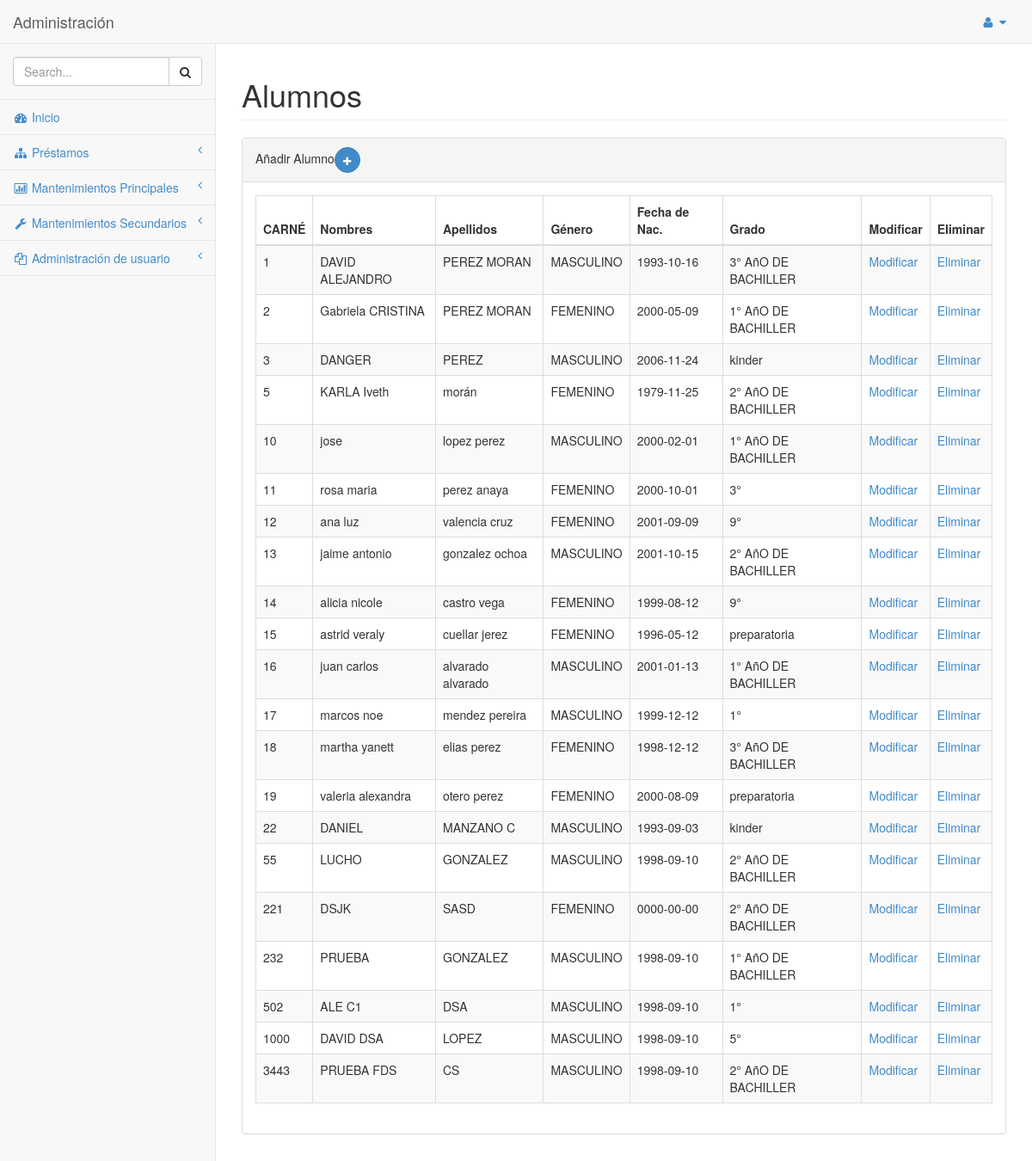
Screenshot of /SYSTEM/library_system/mantenimientos/principales/alumnos.php (signed in) with the database file from the repository.
### tables this page shows
CREATE TABLE `alumno` (
  `CARNET` int(11) NOT NULL DEFAULT '0',
  `PRIMER_NOMBRE` varchar(15) DEFAULT NULL,
  `SEGUNDO_NOMBRE` varchar(15) DEFAULT NULL,
  `PRIMER_APELLIDO` varchar(15) DEFAULT NULL,
  `SEGUNDO_APELLIDO` varchar(15) DEFAULT NULL,
  `DIRECCION` varchar(50) DEFAULT NULL,
  `FECHA` date DEFAULT NULL COMMENT 'Fecha de nacimiento\r\n',
  `SEXO` tinyint(1) DEFAULT NULL,
  `GRADO_CODIGO_GRADO` int(11) NOT NULL,
  `ENCARGADO_ALUMNOS_CODIGO_ENCARGADO` int(11) DEFAULT NULL,
  `DEPARTAMENTO_ID_DEPARTAMENTO` int(11) NOT NULL,
  `MUNICIPIO_ID_MUNICIPIO` int(11) NOT NULL
);

CREATE TABLE `grado` (
  `CODIGO_GRADO` int(11) NOT NULL,
  `DESCRIPCION_GRADO` varchar(100) DEFAULT NULL
);

### SYSTEM/library_system/clases/conexion/clDML.php (called while the page is built, shortened)
<?php
class clDML
{
    public function conectar($hostname, $username,$password, $database){
        $mysqli = new mysqli($hostname, $username,$password, $database);
        if ($mysqli -> connect_errno) {
        die( "Fallo la conexión a MySQL: (" . $mysqli -> mysqli_connect_errno()
        . ") " . $mysqli -> mysqli_connect_error());
        return $mysqli;
        }
        else{
            return $mysqli;
        }
    }
    public function get_list($query)
    {
        $connection = $this->conectar(DB_HOST,DB_USER,DB_PASS,DB_NAME,DB_CHARSET);
        $result = $connection->query($query);
        if($result){
            $users = $result->fetch_all(MYSQLI_ASSOC);
        }else{
            $users = [];
        }
        return $users;
    }
}
?>

### SYSTEM/library_system/clases/conexion/mto_alumno.php (called while the page is built, shortened)
<?php
require_once "clDML.php";
class mto_alumno extends clDML
{
    public function get_alumnos()
    {
        $query = "SELECT a.CARNET,CONCAT(a.PRIMER_NOMBRE,' ',a.SEGUNDO_NOMBRE) As NOMBRES,CONCAT(a.PRIMER_APELLIDO,' ', a.SEGUNDO_APELLIDO) AS APELLIDOS, ";
        $query .= "a.DIRECCION,a.FECHA,IF(a.SEXO = 1,'FEMENINO','MASCULINO') AS SEXO,g.DESCRIPCION_GRADO As GRADO  FROM ALUMNO a ";
        $query .= "INNER JOIN GRADO g ON g.CODIGO_GRADO = a.GRADO_CODIGO_GRADO; ";
        $conn = new clDML();
        $users = $conn->get_list($query);
        return $users;
    }
}
?>

### SYSTEM/library_system/mantenimientos/principales/alumnos.php (the view, shortened to what this page needs)
<?php
require_once "../../clases/conexion/mto_alumno.php";
if(isset($_SESSION['usr']) && isset($_SESSION['cod_usr'])){
   $clMto_Alumno = new mto_alumno();
}else{
    header('location: ../../login.php');
}
?>
<!DOCTYPE html>
<html>
<head>
    <link href="../../css/bootstrap.min.css" rel="stylesheet">
    <link href="../../font-awesome/css/font-awesome.css" rel="stylesheet">
    <link href="../../css/plugins/morris/morris-0.4.3.min.css" rel="stylesheet">
    <link href="../../css/plugins/timeline/timeline.css" rel="stylesheet">
    <link href="../../css/sb-admin.css" rel="stylesheet">
</head>
<body>
    <div id="wrapper">
        <nav class="navbar navbar-default navbar-fixed-top" role="navigation" style="margin-bottom: 0">
            <div class="navbar-header">
                <a class="navbar-brand" href="index.html">Administración</a>
            </div>
            <ul class="nav navbar-top-links navbar-right">
                <li class="dropdown">
                    <a class="dropdown-toggle" data-toggle="dropdown" href="#">
                        <i class="fa fa-user fa-fw"></i>  <i class="fa fa-caret-down"></i>
                    </a>
                </li>
            </ul>
           <div class="navbar-default navbar-static-side" role="navigation">
                <div class="sidebar-collapse">
                    <ul class="nav" id="side-menu">
                        <li class="sidebar-search">
                            <div class="input-group custom-search-form">
                                <input type="text" class="form-control" placeholder="Search...">
                                <span class="input-group-btn">
                                <button class="btn btn-default" type="button">
                                    <i class="fa fa-search"></i>
                                </button>
                            </span>
                            </div>
                        </li>
                       <?php include '../../menu.php';?>
                    </ul>
                </div>
            </div>
        </nav>
        <div id="page-wrapper">
            <div class="row">
                <div class="col-lg-12">
                    <h1 class="page-header">Alumnos</h1>
                </div>
            </div>
            <div class="row">
                <div class="col-lg-12">
                    <div class="panel panel-default">
                        <div class="panel-heading">
                            Añadir Alumno<a class="btn btn-primary btn-circle" href="alumnos_ingresar.php"><i class="fa fa-plus"></i></a>
                        </div>
                        <div class="panel-body">
                            <div class="table-responsive">
                                <table class="table table-striped table-bordered table-hover" id="dataTables-example">
                                     <thead>
                                        <tr>
                                            <th>CARNÉ</th>
                                            <th>Nombres</th>
                                            <th>Apellidos</th>
                                            <th>Género</th>
                                            <th>Fecha de Nac.</th>
                                            <th>Grado</th>
                                            <th>Modificar</th>
                                            <th>Eliminar</th>
                                        </tr>
                                    </thead>
                                     <?php
                                        $a_alumnos = $clMto_Alumno->get_alumnos();
                                        foreach ($a_alumnos as $row): ?>
                                            <tr>
                                                <td><?php echo $row['CARNET']; ?></td>
                                                <td><?php echo $row['NOMBRES']; ?></td>
                                                <td><?php echo $row['APELLIDOS']; ?></td>
                                                <td><?php echo $row['SEXO']; ?></td>
                                                <td><?php echo $row['FECHA']; ?></td>
                                                <td><?php echo $row['GRADO']; ?></td>
                                                <td><a href="alumnos_ingresar.php?codigo=<?php echo $row['CARNET']; ?>">Modificar</a></td>
                                                <td><a href="alumnos.php?codigo=<?php echo $row['CARNET']; ?>">Eliminar</a></td>
                                            </tr>
                                    <?php endforeach ?>
                                </table>
                            </div>
                        </div>
                    </div>
                </div>
            </div>
        </div>
    </div>
</body>
</html>

### SYSTEM/library_system/css/sb-admin.css (style rules this page uses)
body { padding-top: 100px; background-color: #f8f8f8; }
@media (min-width:768px) { body { padding-top: 50px; } }
#wrapper { width: 100%; }
#page-wrapper { padding: 0 15px; min-height: 568px; background-color: #fff; }
@media (min-width:768px) { #page-wrapper { position: inherit; margin: 0 0 0 250px; padding: 0 30px; min-height: 1300px; border-left: 1px solid #e7e7e7; } }
.navbar-top-links li { display: inline-block; }
.navbar-top-links li:last-child { margin-right: 15px; }
.navbar-top-links li a { padding: 15px; min-height: 50px; }
.navbar-static-side ul li { border-bottom: 1px solid #e7e7e7; }
.sidebar-search { padding: 15px; }
@media (min-width:768px) { .navbar-static-side { z-index: 1; position: absolute; width: 250px; margin-top: 51px; } }
.btn-circle { width: 30px; height: 30px; padding: 6px 0; border-radius: 15px; text-align: center; font-size: 12px; line-height: 1.428571429; }

### rows the page displays
alumno: CARNET "1", NOMBRES "DAVID ALEJANDRO", APELLIDOS "PEREZ MORAN", SEXO "MASCULINO", FECHA "1993-10-16", GRADO_CODIGO_GRADO.DESCRIPCION_GRADO "3° AñO DE BACHILLER"
alumno: CARNET "2", NOMBRES "Gabriela CRISTINA", APELLIDOS "PEREZ MORAN", SEXO "FEMENINO", FECHA "2000-05-09", GRADO_CODIGO_GRADO.DESCRIPCION_GRADO "1° AñO DE BACHILLER"
alumno: CARNET "3", NOMBRES "DANGER", APELLIDOS "PEREZ", SEXO "MASCULINO", FECHA "2006-11-24", GRADO_CODIGO_GRADO.DESCRIPCION_GRADO "kinder"
alumno: CARNET "5", NOMBRES "KARLA Iveth", APELLIDOS "morán", SEXO "FEMENINO", FECHA "1979-11-25", GRADO_CODIGO_GRADO.DESCRIPCION_GRADO "2° AñO DE BACHILLER"
alumno: CARNET "10", NOMBRES "jose", APELLIDOS "lopez perez", SEXO "MASCULINO", FECHA "2000-02-01", GRADO_CODIGO_GRADO.DESCRIPCION_GRADO "1° AñO DE BACHILLER"
alumno: CARNET "11", NOMBRES "rosa maria", APELLIDOS "perez anaya", SEXO "FEMENINO", FECHA "2000-10-01", GRADO_CODIGO_GRADO.DESCRIPCION_GRADO "3°"
alumno: CARNET "12", NOMBRES "ana luz", APELLIDOS "valencia cruz", SEXO "FEMENINO", FECHA "2001-09-09", GRADO_CODIGO_GRADO.DESCRIPCION_GRADO "9°"
alumno: CARNET "13", NOMBRES "jaime antonio", APELLIDOS "gonzalez ochoa", SEXO "MASCULINO", FECHA "2001-10-15", GRADO_CODIGO_GRADO.DESCRIPCION_GRADO "2° AñO DE BACHILLER"
alumno: CARNET "14", NOMBRES "alicia nicole", APELLIDOS "castro vega", SEXO "FEMENINO", FECHA "1999-08-12", GRADO_CODIGO_GRADO.DESCRIPCION_GRADO "9°"
alumno: CARNET "15", NOMBRES "astrid veraly", APELLIDOS "cuellar jerez", SEXO "FEMENINO", FECHA "1996-05-12", GRADO_CODIGO_GRADO.DESCRIPCION_GRADO "preparatoria"
alumno: CARNET "16", NOMBRES "juan carlos", APELLIDOS "alvarado alvarado", SEXO "MASCULINO", FECHA "2001-01-13", GRADO_CODIGO_GRADO.DESCRIPCION_GRADO "1° AñO DE BACHILLER"
alumno: CARNET "17", NOMBRES "marcos noe", APELLIDOS "mendez pereira", SEXO "MASCULINO", FECHA "1999-12-12", GRADO_CODIGO_GRADO.DESCRIPCION_GRADO "1°"
alumno: CARNET "18", NOMBRES "martha yanett", APELLIDOS "elias perez", SEXO "FEMENINO", FECHA "1998-12-12", GRADO_CODIGO_GRADO.DESCRIPCION_GRADO "3° AñO DE BACHILLER"
alumno: CARNET "19", NOMBRES "valeria alexandra", APELLIDOS "otero perez", SEXO "FEMENINO", FECHA "2000-08-09", GRADO_CODIGO_GRADO.DESCRIPCION_GRADO "preparatoria"
alumno: CARNET "22", NOMBRES "DANIEL", APELLIDOS "MANZANO C", SEXO "MASCULINO", FECHA "1993-09-03", GRADO_CODIGO_GRADO.DESCRIPCION_GRADO "kinder"
alumno: CARNET "55", NOMBRES "LUCHO", APELLIDOS "GONZALEZ", SEXO "MASCULINO", FECHA "1998-09-10", GRADO_CODIGO_GRADO.DESCRIPCION_GRADO "2° AñO DE BACHILLER"
alumno: CARNET "221", NOMBRES "DSJK", APELLIDOS "SASD", SEXO "FEMENINO", FECHA "0000-00-00", GRADO_CODIGO_GRADO.DESCRIPCION_GRADO "2° AñO DE BACHILLER"
alumno: CARNET "232", NOMBRES "PRUEBA", APELLIDOS "GONZALEZ", SEXO "MASCULINO", FECHA "1998-09-10", GRADO_CODIGO_GRADO.DESCRIPCION_GRADO "1° AñO DE BACHILLER"
alumno: CARNET "502", NOMBRES "ALE C1", APELLIDOS "DSA", SEXO "MASCULINO", FECHA "1998-09-10", GRADO_CODIGO_GRADO.DESCRIPCION_GRADO "1°"
alumno: CARNET "1000", NOMBRES "DAVID DSA", APELLIDOS "LOPEZ", SEXO "MASCULINO", FECHA "1998-09-10", GRADO_CODIGO_GRADO.DESCRIPCION_GRADO "5°"
alumno: CARNET "3443", NOMBRES "PRUEBA FDS", APELLIDOS "CS", SEXO "MASCULINO", FECHA "1998-09-10", GRADO_CODIGO_GRADO.DESCRIPCION_GRADO "2° AñO DE BACHILLER"
